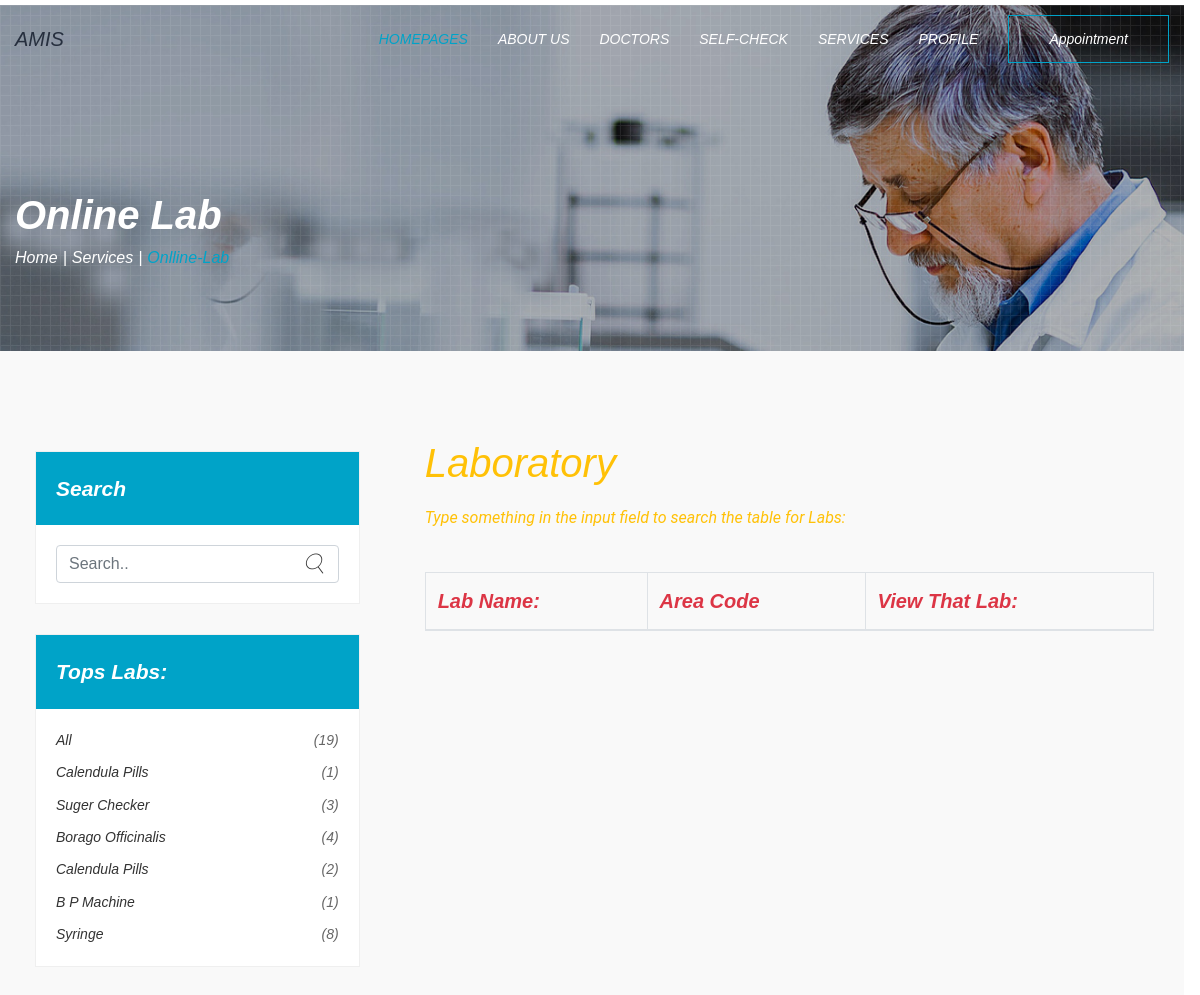
The app's page /tech/ (upper part), older data.
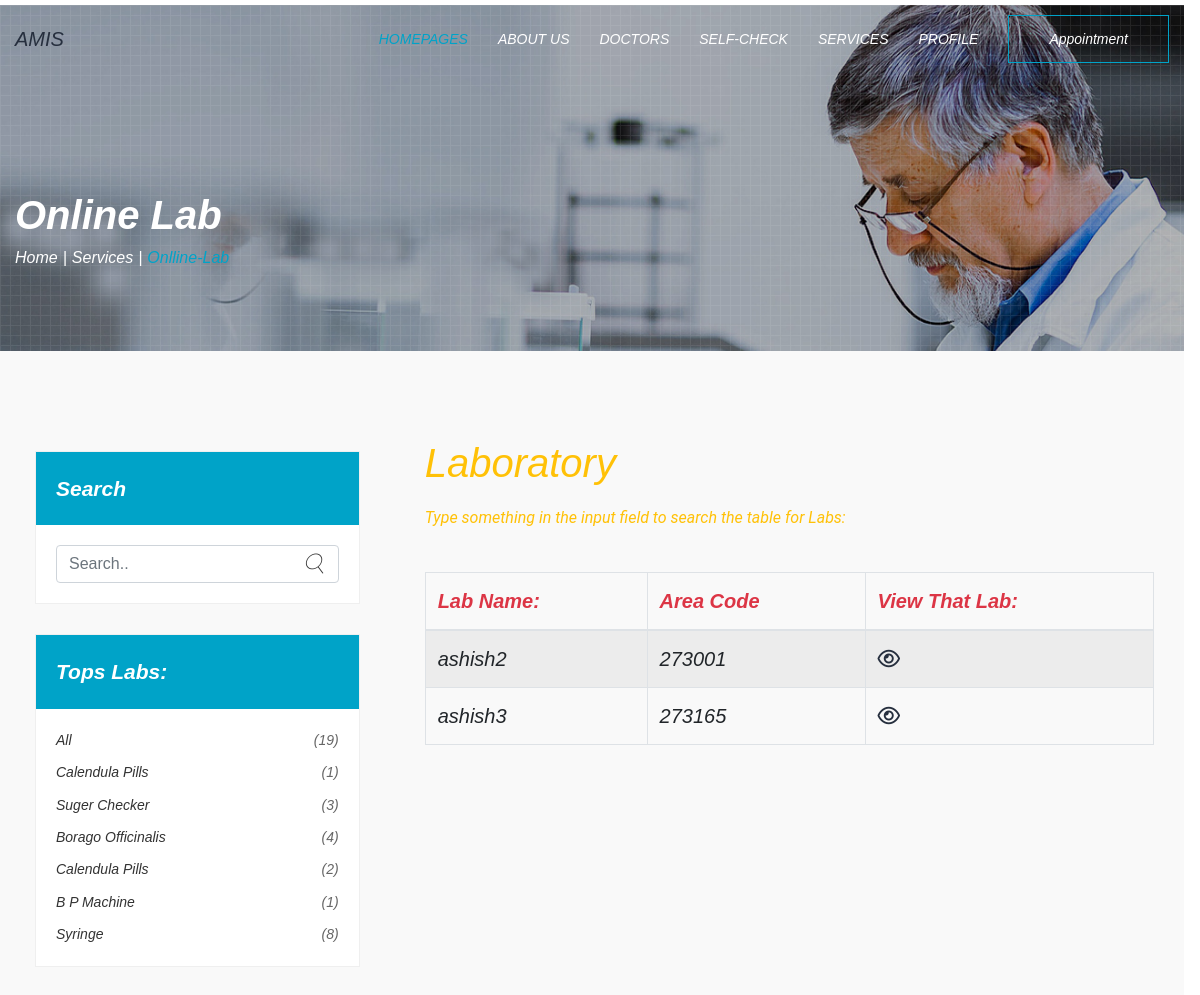
The same page, newer data.
### amisapp1/models.py (models this page shows, shortened)
class lab_profile(models.Model):
    user = models.OneToOneField(User,on_delete=models.CASCADE)
    dob = models.CharField(max_length=20)
    phone = models.CharField(max_length=20)
    address = models.CharField(max_length=200)
    city = models.CharField(max_length=20)
    state = models.CharField(max_length=20)
    pin = models.CharField(max_length=20)
    country = models.CharField(max_length=20)
    dob = models.CharField(max_length=20)
    dob = models.CharField(max_length=20)

### amisapp1/views.py (the view)
# urls.py: path('tech/', views.tech, name='tech'),
def tech(request):
    context = {}
    data = lab_profile.objects.all()
    context["data"] = data
    return render(request,"services/lab.html",context)

### templates/services/lab.html (shortened to what this page needs)
<!doctype html>
{% extends "base.html"%}
{% block body%}
{%load static%}
<div class="sub-header p-relative">
    <div class="pattern"></div>
    <div class="section-padding">
        <div class="container">
            <div class="row">
                <div class="col-12">
                    <div class="sub-header-content p-relative">
                        <h1 class="text-custom-white lh-default fw-600">Online Lab</h1>
                        <ul class="custom">
                            <li>
                                <a href="{% url 'patientDashboard'%}" class="text-custom-white">Home</a>
                            </li>
                            <li>
                                <a href="{% url 'service'%}" class="text-custom-white">Services</a>
                            </li>
                            <li class="text-custom-white active">Onlline-Lab</li>
                        </ul>
                    </div>
                </div>
            </div>
        </div>
    </div>
</div>
<section class="section-padding bg-light-white our-articles">
            <div class="container">
                <div class="row">
                    <aside class="col-lg-4">
                        <div class="sidebar_wrap mb-md-80">
                            <div class="sidebar">
                                <div class="sidebar_widgets mb-xl-30">
                                    <div class="widget_title bg-light-blue">
                                        <h5 class="no-margin text-custom-white fw-600">Search</h5>
                                    </div>
                                    <form>
                                        <div class="form-group mb-0">
                                            <div class="search p-relative">
                                                <input class="form-control" id="myInput" type="text" placeholder="Search..">
                                            </div>
                                        </div>
                                    </form>
                                </div>
                                <div class="sidebar_widgets mb-xl-30">
                                    <div class="widget_title bg-light-blue">
                                        <h5 class="no-margin text-custom-white fw-600">Tops Labs:</h5>
                                    </div>
                                    <ul class="categories custom">
                                        <li>
                                            <a href="{% url 'tech'%}" class="text-custom-black fs-14">All <span class="text-light-white">(19)</span></a>
                                        </li>
                                        <li>
                                            <a href="#" class="text-custom-black fs-14">Calendula Pills <span class="text-light-white">(1)</span></a>
                                        </li>
                                        <li>
                                            <a href="#" class="text-custom-black fs-14">Suger Checker <span class="text-light-white">(3)</span></a>
                                        </li>
                                        <li>
                                            <a href="#" class="text-custom-black fs-14">Borago Officinalis <span class="text-light-white">(4)</span></a>
                                        </li>
                                        <li>
                                            <a href="#" class="text-custom-black fs-14">Calendula Pills <span class="text-light-white">(2)</span></a>
                                        </li>
                                        <li>
                                            <a href="#" class="text-custom-black fs-14">B P Machine <span class="text-light-white">(1)</span></a>
                                        </li>
                                        <li>
                                            <a href="#" class="text-custom-black fs-14">Syringe <span class="text-light-white">(8)</span></a>
                                        </li>
                                    </ul>
                                </div>
                    </aside>
 <div class="col-lg-8">
<div class="container">
    <h1 class="text-warning">Laboratory</abbr></h1>
  <p class="text-warning">Type something in the input field to search the table for Labs:</p>
  <br>
  <table class="table table-bordered table-striped">
    <thead>
      <tr>
        <th class="text-danger">Lab Name:</th>
        <th class="text-danger">Area Code</th>
        <th class="text-danger">View That Lab:</th>
      </tr>
    </thead>
    <tbody id="myTable">
        {%for lab in data%}
      <tr>
        <td>{{lab.user.first_name}}</td>
        {%if lab.pin%}
        <td>{{lab.pin}}</td>
        {%else%}
        <td>273001</td>
        {%endif%}
        <td><a href="{% url 'formservice'%}?pid={{lab.id}}"><i class="far fa-eye"></i></a></td>
      </tr>
      {%endfor%}
    </tbody>
  </table>
  </div>
 </div>
</section>
        {% endblock %}

### templates/base.html (shortened to what this page needs)
{% load static %}
<!doctype html>
<html lang="en">
  <head>
    <link rel="stylesheet" href="https://maxcdn.bootstrapcdn.com/bootstrap/4.0.0/css/bootstrap.min.css">
    <link href="{%static "assets/css/bootstrap.min.css"%}" rel="stylesheet">
    <link href="{%static "assets/css/font-awesome.css"%}" rel="stylesheet">
    <link href="{%static "assets/css/font/flaticon.css"%}" rel="stylesheet">
    <link href="{%static "assets/css/slick.css"%}" rel="stylesheet">
    <link href="{%static "assets/css/ion.rangeSlider.min.css"%}" rel="stylesheet">
    <link href="{%static "assets/css/datepicker.css"%}" rel="stylesheet">
    <link href="{%static "assets/css/magnific-popup.css"%}" rel="stylesheet">
    <link href="{%static "assets/css/nice-select.css"%}" rel="stylesheet">
    <link href="{%static "assets/css/style.css"%}" rel="stylesheet">
    <link href="{%static "assets/css/responsive.css"%}" rel="stylesheet">
    	<link rel="stylesheet" class="color-changing" href="{%static "assets/css/style.css"%}">
    <link rel="stylesheet" href="{%static "assets/css/vendor.bundle.css"%}" >
    <link rel="stylesheet" href="{%static "assets/css/costyle.css"%}">
  </head>
  <body>
         <header class="header-style-1">
          <div class="main-navigation-style-1">
              <div class="container">
                  <div class="row">
                      <div class="col-12">
                          <div class="navigation">
                              <div class="logo">
                                  <a href="#">
                                     <marquee direction="right" behavior="alternate"><em class="navbar-brand " href="#">AMIS </b></a></marquee>
                              </div>
                              <div class="main-menu">
                                  <nav>
                                      <ul class="custom">
                                          <li class="menu-item active">
                                              <a href="{% url 'patientDashboard'%}" class="text-custom-white">Homepages</a>
                                          </li>
                                          <li class="menu-item">
                                              <a href="{% url 'aboutus'%}" class="text-custom-white">About Us</a>
                                          </li>
                                          <li class="menu-item">
                                              <a href="{% url 'doctors'%}" class="text-custom-white">Doctors</a>
                                          </li>
                                          <li class="menu-item">
                                              <a href="{% url 'check'%}" class="text-custom-white">Self-check</a>
                                          </li>
                                         <li class="menu-item ">
                                              <a href="{% url 'service'%}" class="text-custom-white">Services</a>
                                          </li>
                                          <li class="menu-item">
                                              <a href="{% url 'profile'%}" class="text-custom-white">Profile</a>
                                          </li>
                                      </ul>
                                  </nav>
                                  <div class="right-side">
                                      <div class="cta-btn">
                                          <a href="{% url 'appointment'%}" class="btn-first btn-submit">
                                              Appointment
                                          </a>
                                      </div>
                                  </div>
                              </div>
                          </div>
                      </div>
                  </div>
              </div>
          </div>
      </header>
    {% block body %}
    {% endblock %}
  </body>
</html>

### static/assets/css/costyle.css (style rules this page uses)
body { font-family: 'Barlow', Arial, Helvetica, sans-serif; color: #262f3e; font-size: 16px; line-height: 1.6; font-weight: 400; -webkit-font-smoothing: antialiased; -moz-osx-font-smoothing: grayscale; position: relative; }
h1, h2, h3, h4, h5, h6, p, ol, table { margin-bottom: 10px; line-height: 1.6; }
h1:last-child, h2:last-child, h3:last-child, h4:last-child, h5:last-child, h6:last-child, p:last-child, ol:last-child, table:last-child { margin-bottom: 0; }
h1, h2, h3, h4, h5, h6 { font-weight: 500; color: #001244; }
h1, .h1 { font-size: 36px; }
h5, .h5 { font-size: 18px; }
p { font-size: .86em; font-weight: 400; }
@media (min-width: 768px) { h1, .h1 { font-size: 48px; } }
@media (min-width: 768px) { h5, .h5 { font-size: 21px; } }
@media (min-width: 768px) { p { font-size: 16px; } }
ul, ol { padding: 0px; margin: 0px; list-style: none; }
a { outline: 0; transition: all 0.5s; color: #262f3e; }
a:link, a:visited { text-decoration: none; }
@media (min-width: 1200px) { .container { max-width: 1200px; } }
body { min-width: 302px; overflow-x: hidden; }
.sidebar { padding: 20px 0; }
@media (min-width: 992px) { .sidebar { padding: 20px; } }
h1 { font-size: 40px; }

Row changes from the older to the newer data that the page shows:
added lab_profile: user.first_name "ashish2", pin "273001"
added lab_profile: user.first_name "ashish3", pin "273165"
